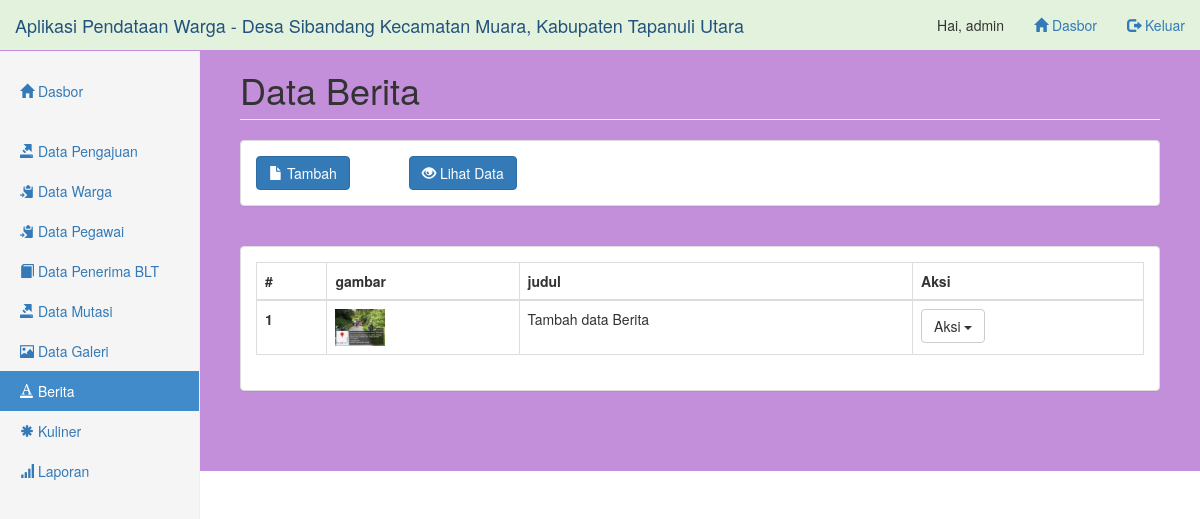
/pages/berita/index.php (signed in), run on an earlier commit of the app's database.
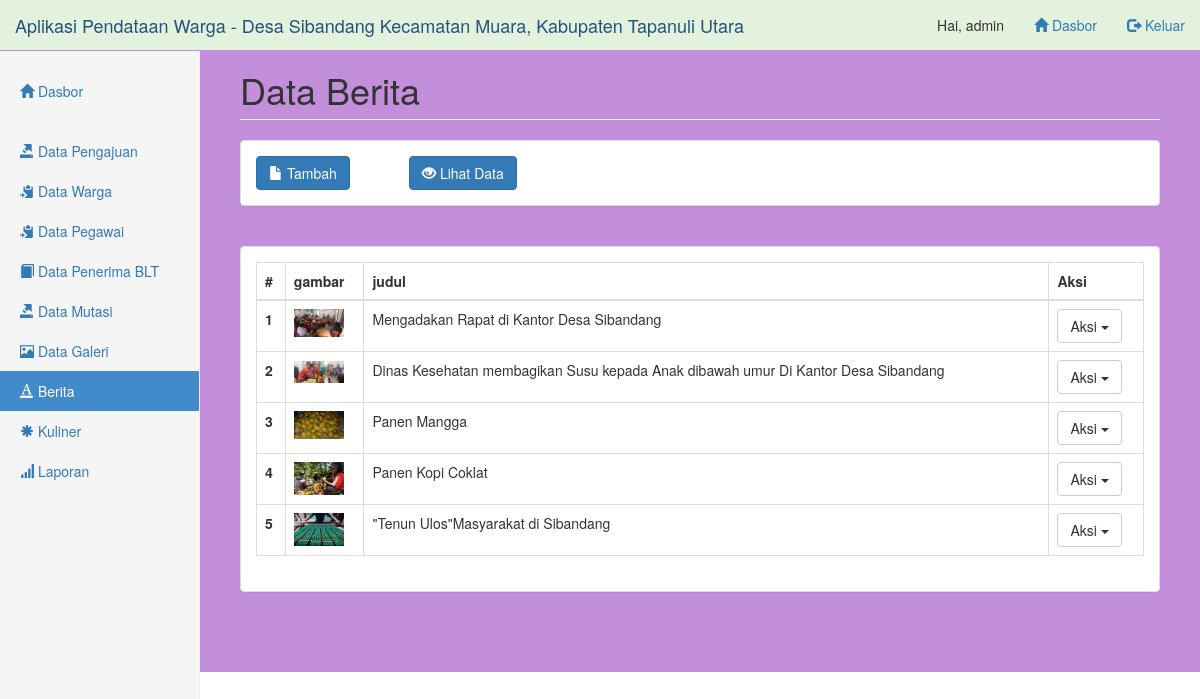
And on a later commit of the database.
### tables this page shows
CREATE TABLE `berita` (
  `id_berita` int NOT NULL,
  `slug_berita` varchar(255) NOT NULL,
  `judul_berita` varchar(255) NOT NULL,
  `gambar_berita` varchar(255) NOT NULL,
  `isi_berita` text NOT NULL,
  `waktu_berita` datetime NOT NULL DEFAULT CURRENT_TIMESTAMP,
  `user_id` int NOT NULL
);

### pages/berita/data-index.php (called while the page is built)
<?php
include('../../config/koneksi.php');
$query = "SELECT * FROM berita ORDER BY id_berita DESC";
$hasil = mysqli_query($db, $query);
$data_berita = array();
while ($row = mysqli_fetch_assoc($hasil)) {
  $data_berita[] = $row;
}

### pages/berita/index.php (the view, shortened to what this page needs)
<?php include('../_partials/top.php') ?>
<h1 class="page-header">Data Berita</h1>
<?php include('_partials/menu.php') ?>
<?php include('data-index.php') ?>
<div class="panel panel-default">
    <div class="panel-body">
        <table class="table table-bordered">
            <thead>
                <tr>
                    <th scope="col">#</th>
                    <th scope="col">gambar</th>
                    <th scope="col">judul</th>
                    <th scope="col">Aksi</th>
                </tr>
            </thead>
            <tbody>
                <?php $nomor = 1; ?>
                <?php foreach ($data_berita as $berita) : ?>
                    <tr>
                        <th scope="row"><?= $nomor ?></th>
                        <td><img src="../../assets/berita/upload/<?= $berita['gambar_berita'] ?>" alt="<?= $berita['judul_berita']?>" width="50"></td>
                        <td><?= $berita['judul_berita']?></td>
                        <td>
                            <div class="btn-group">
                                <button type="button" class="btn btn-default dropdown-toggle" data-toggle="dropdown" aria-haspopup="true" aria-expanded="false">
                                    Aksi <span class="caret"></span>
                                </button>
                            </div>
                        </td>
                    </tr>
                <?php $nomor++; endforeach ?>
            </tbody>
        </table>
    </div>
</div>
<br><br>
<?php include('../_partials/bottom.php') ?>

What changed in the data, as far as the page shows it:
removed berita: gambar_berita (picture), judul_berita "Tambah data Berita"
added berita: gambar_berita (picture), judul_berita "Mengadakan Rapat di Kantor Desa Sibandang"
added berita: gambar_berita (picture), judul_berita "Dinas Kesehatan membagikan Susu kepada Anak dibawah umur Di Kantor Desa Sibandang"
added berita: gambar_berita (picture), judul_berita "Panen Mangga"
added berita: gambar_berita (picture), judul_berita "Panen Kopi Coklat"
added berita: gambar_berita (picture), judul_berita "\"Tenun Ulos\"Masyarakat di Sibandang"
